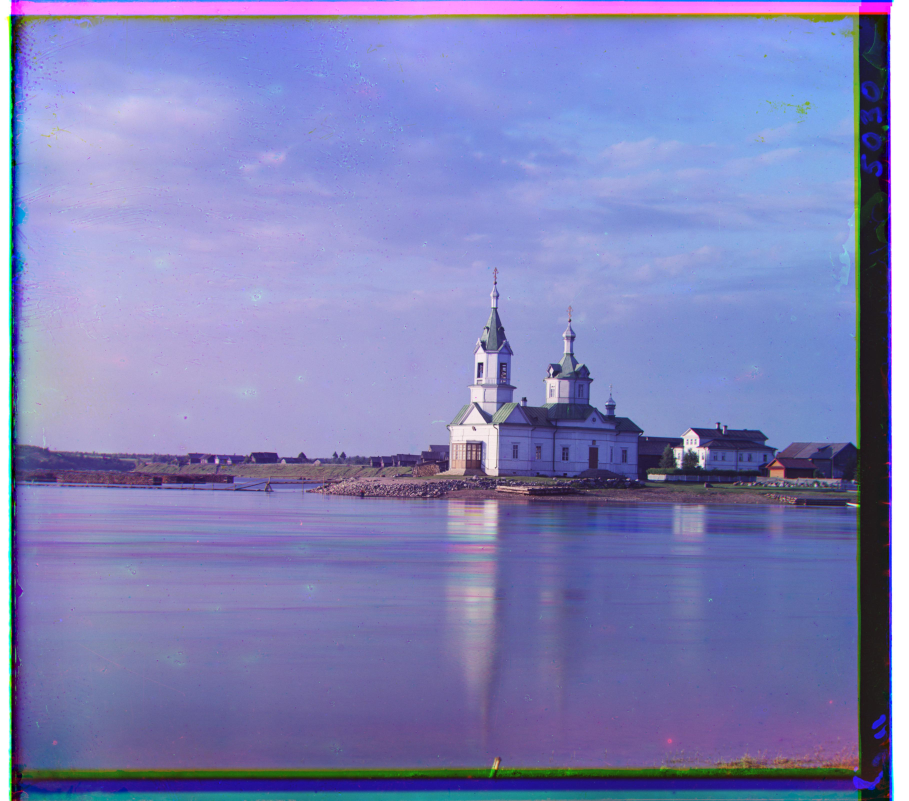
#> input picture cs180/project1/code/multiScale/NCCLoss/church.jpg, 3634 x 3202 px, given in place of church.tif, which was not available (shown at 1/4 size)
$ python multi_scale.py
#> lines starting #> are read from the running program, lines starting #| are printed output that depends on the picture; pictures that were not available may be replaced by others from this repository, and a replacement may not be noted
import numpy as np
import skimage as sk
import skimage.io as skio
from tqdm import tqdm
# name of the input file
imname = 'CS180_fa2026_proj1_data/church.tif'
def standardize(a):
    return (a-a.mean())/a.std()
# read in the image
im = skio.imread(imname)
#> im is the input picture: shape (3202, 3634, 3); mean R, G, B 128.7, 130.6, 183.5

# convert to double (might want to do this later on to save memory)
im = sk.img_as_float(im)

# compute the height of each part (just 1/3 of total)
height = np.floor(im.shape[0] / 3.0).astype(np.int32)
#> height = 1067

# separate color channels
b = im[:height]
g = im[height: 2*height]
r = im[2*height: 3*height]
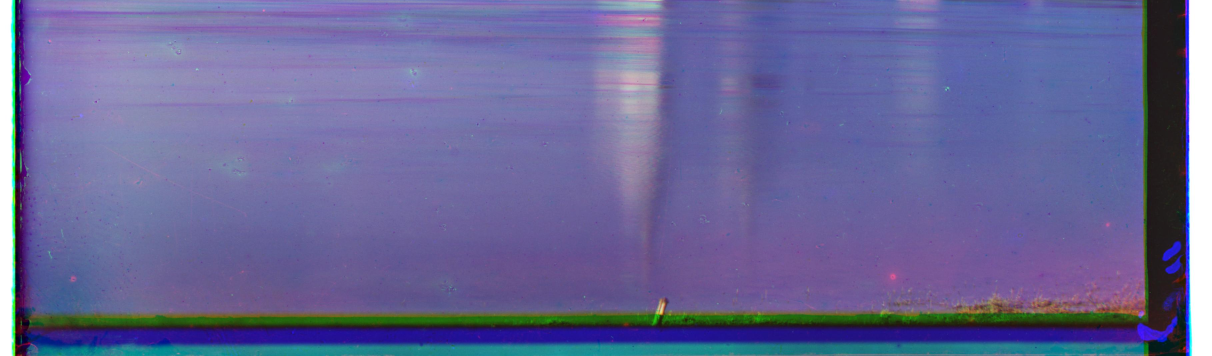
#> r: shape (1067, 3634, 3) float64 (shown at 1/3 size); mean R, G, B 0.409, 0.405, 0.598

width = len(b)
#> width = 1067


def shift(im,dx,dy):
    im = np.roll(im,dx,axis=1)
    im = np.roll(im,dy,axis=0)
    return im

# [8 lines of commented-out code are left out]
def l2Loss(im1,im2,dx,dy):
    if dx<0:
        im1=im1[:,:dx]
        im2=im2[:,-dx:]
    if dx>0:
        im1 = im1[:,dx:]
        im2 = im2[:,:-dx]
    if dy<0:
        im1 = im1[:dy]
        im2 = im2[-dy:]
    if dy>0:
        im1 = im1[dy:]
        im2 = im2[:-dy]
    return np.sqrt(np.sum((im1-im2)**2))

def NCCLoss(im1,im2,dx,dy):
    if dx<0:
            im1=im1[:,:dx]
            im2=im2[:,-dx:]
    if dx>0:
        im1 = im1[:,dx:]
        im2 = im2[:,:-dx]
    if dy<0:
        im1 = im1[:dy]
        im2 = im2[-dy:]
    if dy>0:
        im1 = im1[dy:]
        im2 = im2[:-dy]

    im1 = im1.flatten()
    im2=im2.flatten()


    meanNormalizedIm1 = (im1-np.mean(im1))/np.sqrt(np.sum((im1-np.mean(im1))**2))
    meanNormalizedIm2 = (im2-np.mean(im2))/np.sqrt(np.sum((im2-np.mean(im2))**2))
    return -1*np.dot(meanNormalizedIm1,meanNormalizedIm2) #high correlation is good so multiply by negative 1 to maximize

# [11 lines of commented-out code are left out]
def singleAlign(a,b,loss,s1=-20,s2=20,z1=-20,z2=20):
    m = len(a)
    n= len(a[0])
    losses = float('inf')
    bestDx = None
    bestDy = None
    # a1 = a[int(0.05*m):int(0.95*m),int(0.05*n):int(0.95*n)]
    # b1=b[int(0.05*m):int(0.95*m),int(0.05*n):int(0.95*n)]
    a1=a
    b1=b
    for dy in tqdm(range(s1,s2)):
        for dx in range(z1,z2):
            l = loss(a1,b1,dx,dy)
            if l<losses:
                losses=l
                bestDx = dx
                bestDy=dy
    return bestDx,bestDy
def multiAlign(a,b,loss):
    m,n = len(a),len(a[0])
    if m<=300 or n<=300:

        return singleAlign(a,b,loss)
    dx,dy = multiAlign(sk.transform.rescale(a,0.5),sk.transform.rescale(b,0.5),loss)
    dx = dx*2
    dy=dy*2

    print(f"{dx},{dy}")
    searchX = 2#int(0.05*dx)
    searchY = 2#int(0.05*dy)
    newX,newY = singleAlign(a,b,loss,dy+-searchY,dy+searchY+1,dx+-searchX,dx+searchX+1)
    return newX, newY
m,n=len(b),len(b[0])
#> m = 1067; n = 3634
c1=0.1
bc = b[int(c1*m):int((1-c1)*m),int(c1*n):int((1-c1)*n)]
gc = g[int(c1*m):int((1-c1)*m),int(c1*n):int((1-c1)*n)]
rc = r[int(c1*m):int((1-c1)*m),int(c1*n):int((1-c1)*n)]
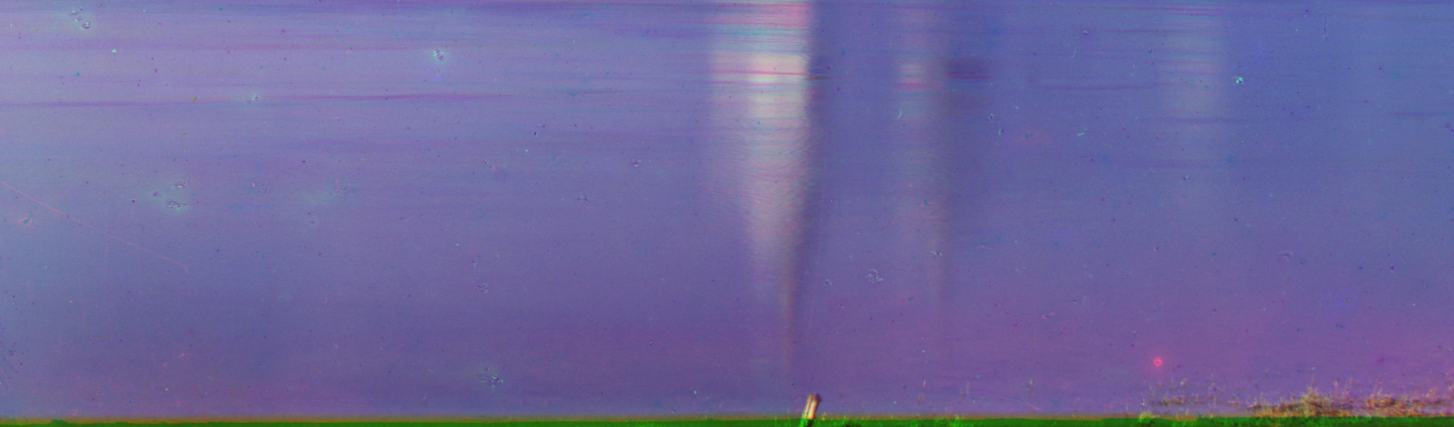
#> rc: shape (854, 2907, 3) float64 (shown at 1/2 size); mean R, G, B 0.432, 0.41, 0.613

ag = shift(g,*(multiAlign(standardize(bc),standardize(gc),l2Loss)))
#> in multiAlign, `m,n = len(a),len(a[0])`: m = 854; n = 2907
#> in singleAlign, `m = len(a)`: m = 214
#> in singleAlign, `n= len(a[0])`: n = 727
#> after the loop in singleAlign, `for dy in tqdm(range(s1,s2)):`: bestDx = -20; bestDy = 19; losses = 322.9
#| -40,38
#> in multiAlign, `dx,dy = multiAlign(sk.transform.rescale(a,0.5),sk.transform.rescale(b,..`: dx = -42; dy = 40
#> in multiAlign, `dx = dx*2`: dx = -84
#> in multiAlign, `dy=dy*2`: dy = 80
#| -84,80
#> the loop in singleAlign (call 3), `for dy in tqdm(range(s1,s2)):` made 5 passes
#> pass 1, in l2Loss (call 1626), `im2 = im2[:-dy]`:
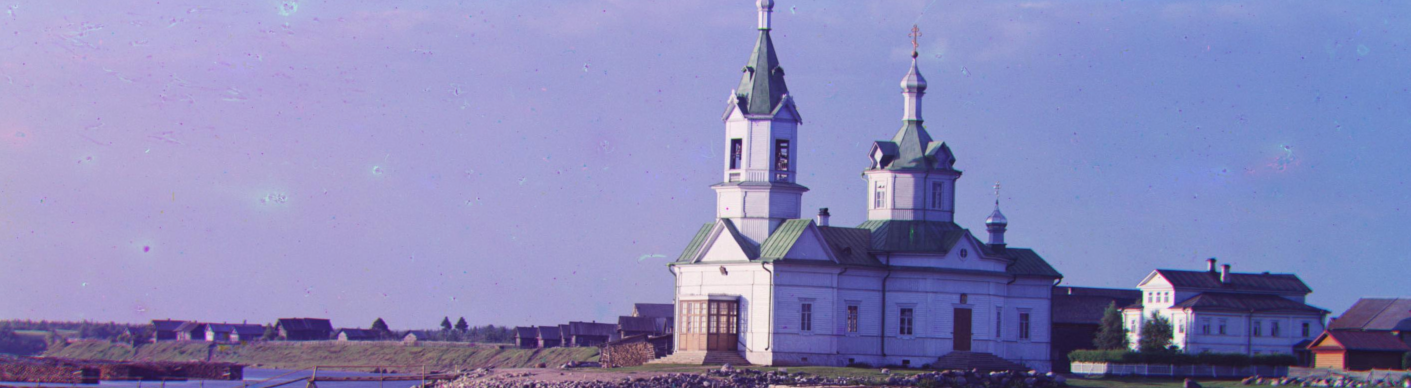
#> im2: shape (776, 2821, 3) float64 (shown at 1/2 size); mean of channels 0, 1, 2 -0.251, -0.272, 0.702; drawn with min black and max white
#> in multiAlign, `newX,newY = singleAlign(a,b,loss,dy+-searchY,dy+searchY+1,dx+-searchX,..`: newX = -86; newY = 82
#> in shift, `im = np.roll(im,dy,axis=0)`:
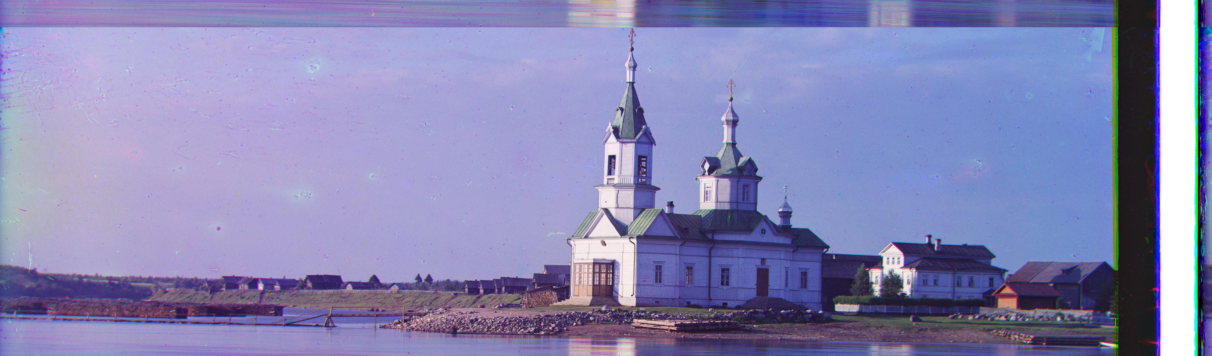
#> im: shape (1067, 3634, 3) float64 (shown at 1/3 size); mean of channels 0, 1, 2 0.531, 0.529, 0.708; drawn as R, G, B
ar = shift(r,*(multiAlign(standardize(bc),standardize(rc),l2Loss)))
#> the loop in singleAlign (call 4), `for dy in tqdm(range(s1,s2)):` made 40 passes
#> pass 1, in l2Loss (call 1651), `im2 = im2[-dy:]`:
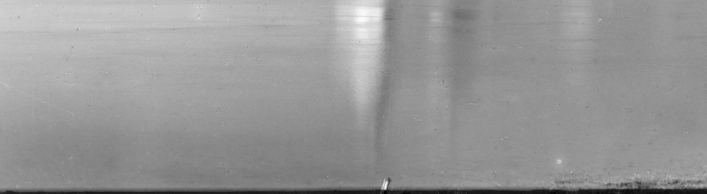
#> im2: shape (194, 707, 1) float64; min -3.2, max 2.24, mean 0.0307; drawn with min black and max white
#| -40,38
#| -84,80
#> the loop in singleAlign (call 6), `for dy in tqdm(range(s1,s2)):` made 5 passes
#> pass 1, in l2Loss (call 3276), `im2 = im2[:-dy]`:
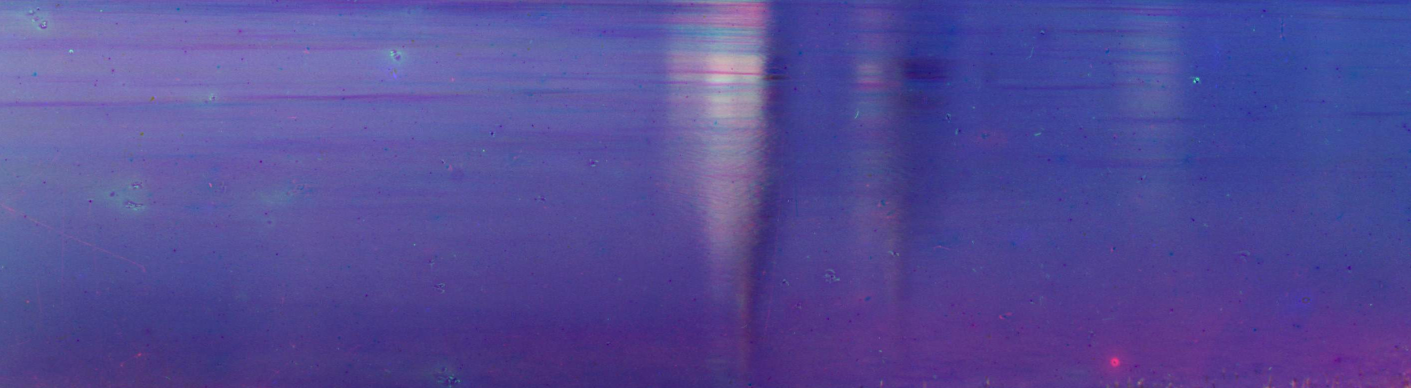
#> im2: shape (776, 2821, 3) float64 (shown at 1/2 size); mean of channels 0, 1, 2 -0.415, -0.612, 1.22; drawn with min black and max white
#> call 2 of shift, with dx = -86, dy = 82
#> in shift (call 2), `im = np.roll(im,dy,axis=0)`:
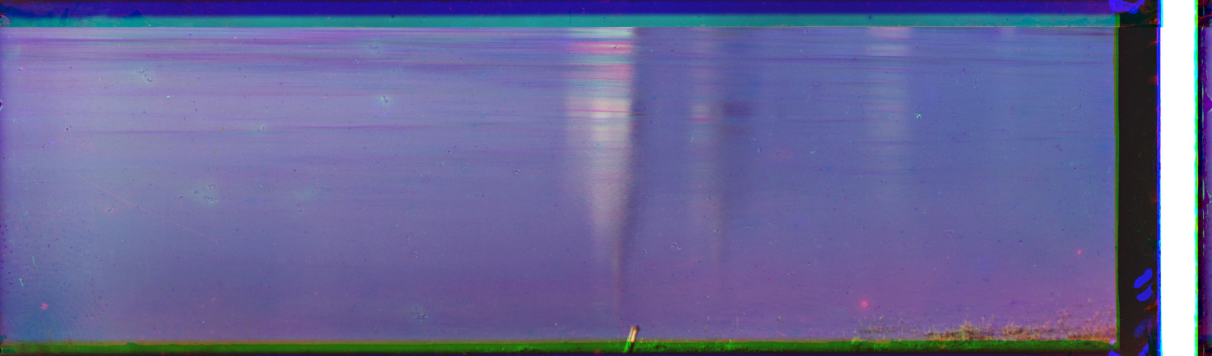
#> im: shape (1067, 3634, 3) float64 (shown at 1/3 size); mean of channels 0, 1, 2 0.409, 0.405, 0.598; drawn as R, G, B
im_out = np.dstack([ar, ag, b])
fname = 'testresults/out_fname.jpg'
#> (the run stopped early here; a loop or call above may not have finished)
